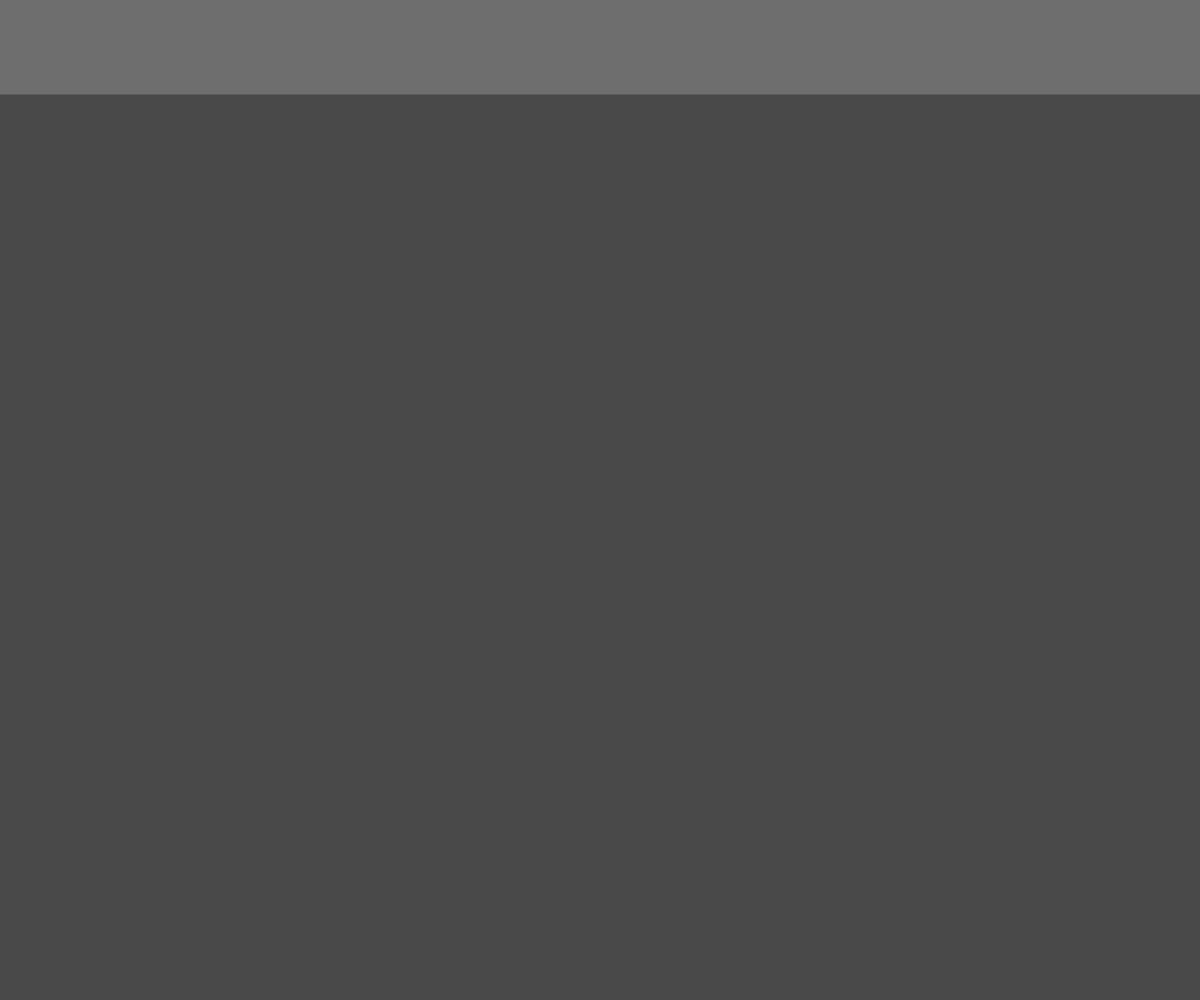
Frame 1 (no input)
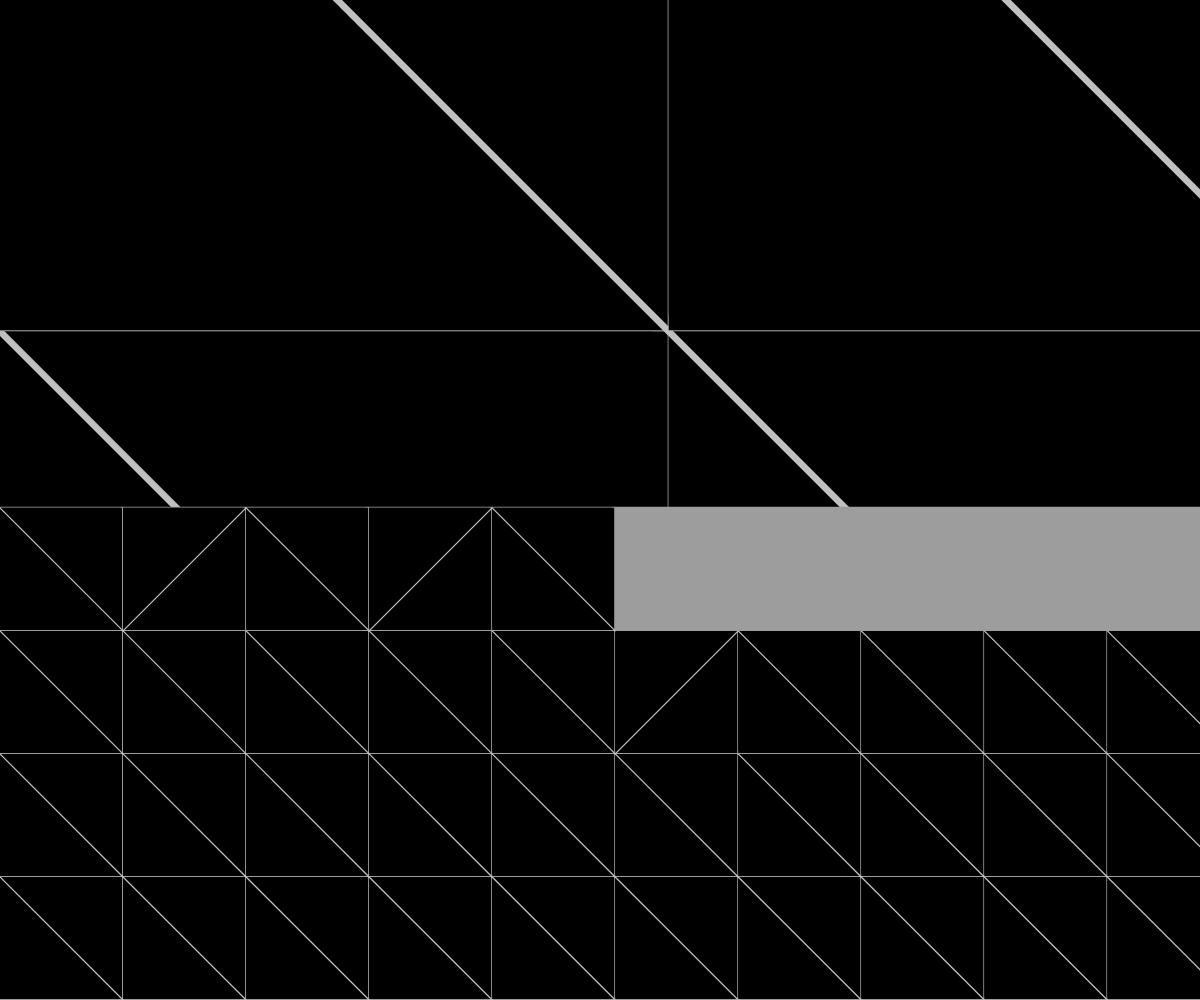
Frame 60 (no input)
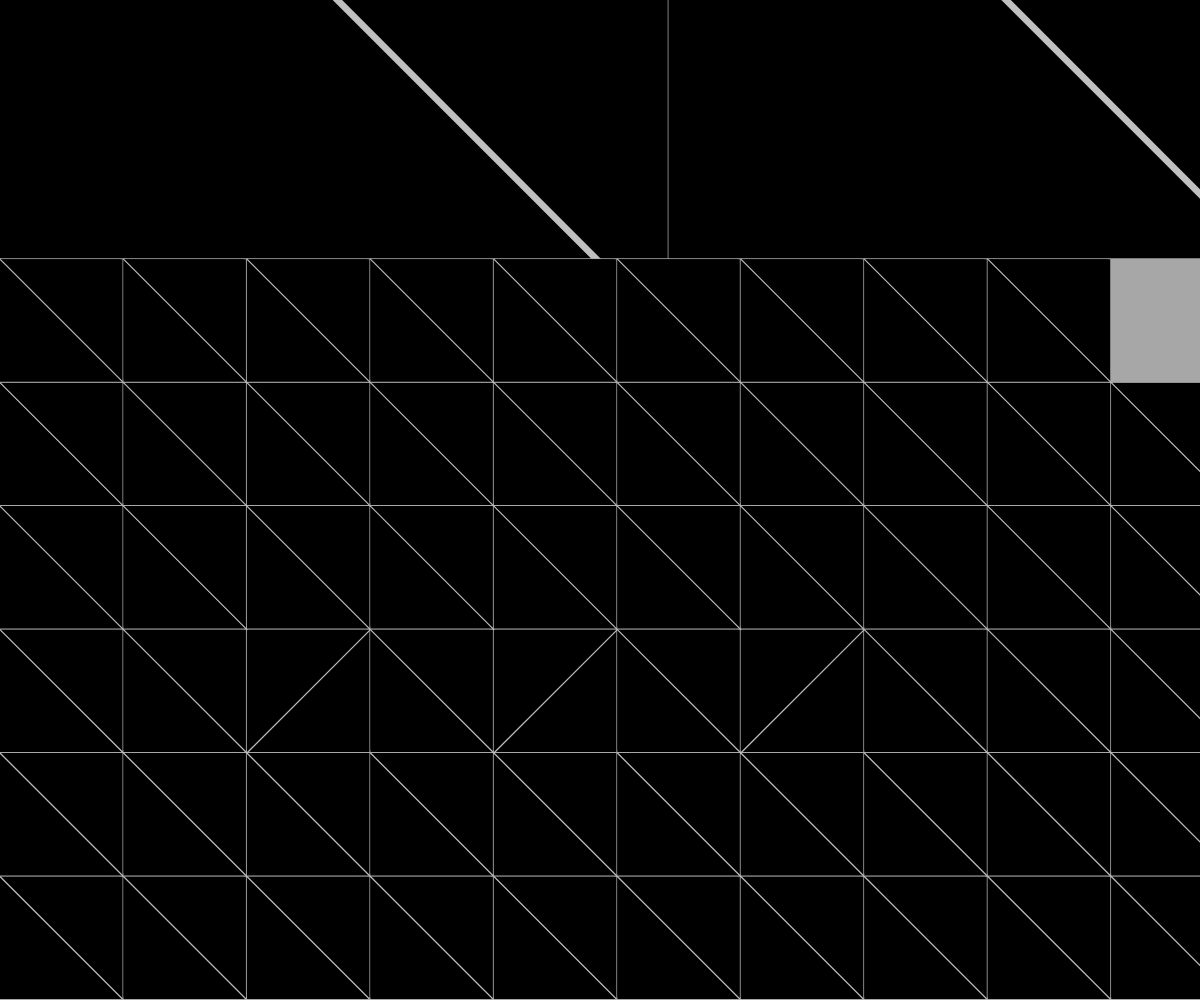
Frame 120 (the mouse pressed at the canvas centre since frame 60)

The p5.js sketch that drew these frames (run headless with seeded random() and noise() and a simulated clock; from frame 60 on, the mouse is pressed at the canvas centre):

// p5.js sketch
// ── sketch.js
// Modifiche codice di Sofia Montanari, @Sof02
//esercizio dato da Daniele Tabellini
// 10 print porting to P5js | Firenze, IT | 4.2016
// Educational purpose, made for DSII2016 lab @UniRSM

var x = 20; // store current x position on the grid
var y = 20; // store current y position on the grid
var g = 170; // grid size
var colore = 555; // current grid color

function setup() {
  pixelDensity(displayDensity(ROUND));
  createCanvas(windowWidth, windowHeight);
  //
  background(110);
  //
  //url = getURL();
  strokeJoin(ROUND);
}

function draw() {
  preparaQuadretto();
  // riga proporzionale alla griglia
  strokeWeight(g / 100);
  // lancio la monetina e disegno la riga corrispondente
  if (testa()) {
    line(x * g, height - g * y, x * g + g, height - g * y - g);
  } else {
    line(x * g, height - g * y - g, x * g + g, height - g * y);
  }
  // passo alla casella a lato
  x++;
  // se sono in fondo alla riga vado a capo alla riga successiva
  if (x * g >= width) {
    x = 0;
    y++;
    preparaRiga(ROUND);
  }
  // se sono in fondo alla pagina ricomincio con colore e griglia differente
  if (y * g >= height) {
    y = 0;
    colore = random(355);
    g = 5 + random(width);
    preparaRiga(ROUND);
  }
}

// riparti se premi il mouse
function mousePressed() {
  x = 50;
  y = 50;
  colore = random(0);
  g = 5 + random(width);
  preparaRiga(ROUND);
}

// lancio della monetina
function testa() {
  if (random(25) <= 1) {
    return true; // testa
  } else {
    return false; // croce
  }
}

// cancella una riga prima di disegnarci
function preparaRiga() {
 fill(colore);
  noStroke();
  rect(0,height-g*y-g-1,width,g+1);
  stroke(0-colore);
}

// cancella un quadretto prima di disegnarci
function preparaQuadretto() {
  fill(0);
  noStroke();
 rect(x * g, height - g * (y + 1), g - 1, g - 1);
  rect(x*g,height-g*(y+1),g-(g/40),g-(g/40));
  stroke(355 - colore);
}

// se ridimensiona la finestra ricalcola width e height canvas
function windowResized() {
  resizeCanvas(windowWidth, windowHeight);
}
